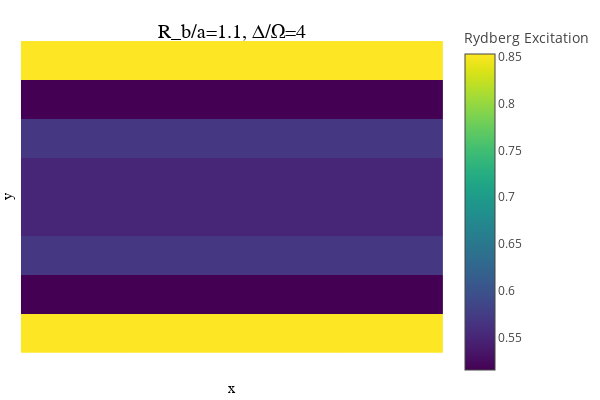

The code cell stored with this chart in its notebook:
### Code cell
# snake mps starting at bottom left
geometry = "square"
N1 = 2 # x
N2 = 8 # y
# sites = siteinds("Qubit", N1 * N2)
# psi0 = MPS(sites, ["Dn" for i = 1:N1*N2])

focus(geometry, N1, N2, 4, 1.1, psi0, sites)[4]

### Figure 1 — Plotly figure (JSON) as saved in the notebook; plotly's stock layout.template omitted (floating-point values rounded to 4 significant figures; data arrays with more than 128 entries replaced by an {"elided": "..."} marker saying what was removed)
{"data": [{"colorbar": {"title": "Rydberg Excitation"}, "colorscale": {"elided": "256x2 mixed values"}, "hoverinfo": "none", "name": "y1", "showlegend": false, "showscale": true, "type": "heatmap", "x": [0.5, 1.5, 2.5], "xaxis": "x", "y": [0.5, 1.5, 2.5, 3.5, 4.5, 5.5, 6.5, 7.5, 8.5], "yaxis": "y", "z": [[0.8531, 0.8531], [0.5151, 0.5151], [0.5685, 0.5685], [0.5505, 0.5505], [0.5505, 0.5505], [0.5685, 0.5685], [0.5151, 0.5151], [0.8531, 0.8531]], "zmax": 0.8531, "zmin": 0.5151}], "layout": {"annotations": [{"font": {"color": "rgba(0, 0, 0, 1.000)", "family": "sans-serif", "size": 20}, "rotation": 0, "showarrow": false, "text": "R_b/a=1.1, Δ/Ω=4", "x": 0.5201, "xanchor": "center", "xref": "paper", "y": 1, "yanchor": "top", "yref": "paper"}], "height": 400, "legend": {"bgcolor": "rgba(255, 255, 255, 1.000)", "bordercolor": "rgba(0, 0, 0, 1.000)", "borderwidth": 1, "font": {"color": "rgba(0, 0, 0, 1.000)", "family": "sans-serif", "size": 11}, "title": {"font": {"color": "rgba(0, 0, 0, 1.000)", "family": "sans-serif", "size": 15}, "text": ""}, "tracegroupgap": 0, "traceorder": "normal", "x": 1, "xanchor": "auto", "y": 1, "yanchor": "auto"}, "margin": {"b": 20, "l": 0, "r": 0, "t": 20}, "paper_bgcolor": "rgba(255, 255, 255, 1.000)", "plot_bgcolor": "rgba(255, 255, 255, 1.000)", "showlegend": true, "width": 600, "xaxis": {"anchor": "y", "domain": [0.04684, 0.9934], "gridcolor": "rgba(0, 0, 0, 0.100)", "gridwidth": 0.5, "linecolor": "rgba(0, 0, 0, 1.000)", "mirror": false, "range": [0.5, 2.5], "showgrid": true, "showline": false, "showticklabels": false, "tickangle": 0, "tickcolor": "rgba(0, 0, 0, 0.000)", "tickfont": {"color": "rgba(0, 0, 0, 1.000)", "family": "sans-serif", "size": 11}, "tickmode": "array", "ticks": "inside", "ticktext": ["0.5", "1.0", "1.5", "2.0", "2.5"], "tickvals": [0.5, 1, 1.5, 2, 2.5], "title": "x", "titlefont": {"color": "rgba(0, 0, 0, 1.000)", "family": "sans-serif", "size": 15}, "type": "-", "visible": true, "zeroline": false, "zerolinecolor": "rgba(0, 0, 0, 1.000)"}, "yaxis": {"anchor": "x", "domain": [0.07581, 0.9415], "gridcolor": "rgba(0, 0, 0, 0.100)", "gridwidth": 0.5, "linecolor": "rgba(0, 0, 0, 1.000)", "mirror": false, "range": [0.5, 8.5], "showgrid": true, "showline": false, "showticklabels": false, "tickangle": 0, "tickcolor": "rgba(0, 0, 0, 0.000)", "tickfont": {"color": "rgba(0, 0, 0, 1.000)", "family": "sans-serif", "size": 11}, "tickmode": "array", "ticks": "inside", "ticktext": ["2", "4", "6", "8"], "tickvals": [2, 4, 6, 8], "title": "y", "titlefont": {"color": "rgba(0, 0, 0, 1.000)", "family": "sans-serif", "size": 15}, "type": "-", "visible": true, "zeroline": false, "zerolinecolor": "rgba(0, 0, 0, 1.000)"}}}
